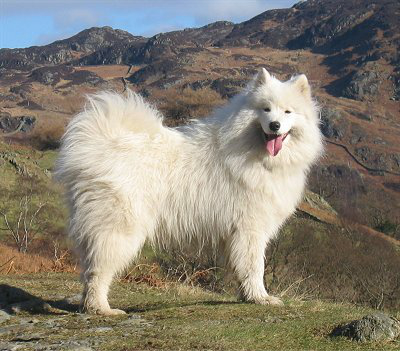
#> input picture images/encoded_sample.png, 400 x 351 px
$ python decode_image.py
#> lines starting #> are read from the running program, lines starting #| are printed output that depends on the picture; after the words box and inside, x2 and y2 are one past the last pixel; in counts of white or black regions, pixels touching at a corner belong together
from PIL import Image


def decode_image(file_location):
#> called with file_location = 'images/encoded_sample.png'
    encoded_image = Image.open(file_location)
#> encoded_image is the input picture: PIL image 400x351 RGB; mean R, G, B 134, 127.8, 115.1
    # Get all the red
    red_channel = encoded_image.split()[0]
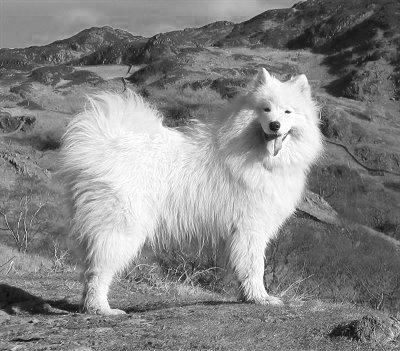
#> red_channel: PIL image 400x351 L; min 6, max 254, mean 134

    x_size = encoded_image.size[0]
#> x_size = 400
    y_size = encoded_image.size[1]
#> y_size = 351

    decoded_image = Image.new("RGB", encoded_image.size)
#> decoded_image: PIL image 400x351 RGB; every value is 0
    pixels = decoded_image.load()

    for x in range(0, x_size):
        for y in range(0, y_size):
            LSB = bin(red_channel.getpixel((x, y)))[-1]
            if LSB == '1':
                pixels[x, y] = (0, 0, 0)
            else:
                pixels[x, y] = (255, 255, 255)
    decoded_image.show()
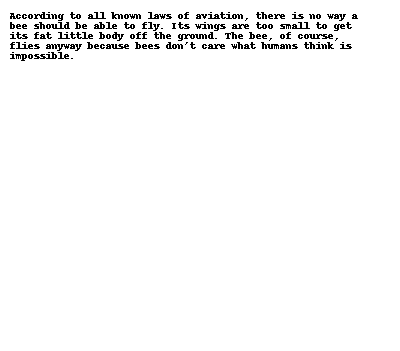
#> shown: PIL image 400x351 RGB; 97.3% white; black in thin lines or dots, all inside (x1, y1, x2, y2) = (10, 12, 358, 61)
    decoded_image.save("decoded_image.png")


if __name__ == '__main__':
    file_location = 'images/encoded_sample.png'
    print(decode_image(file_location))
